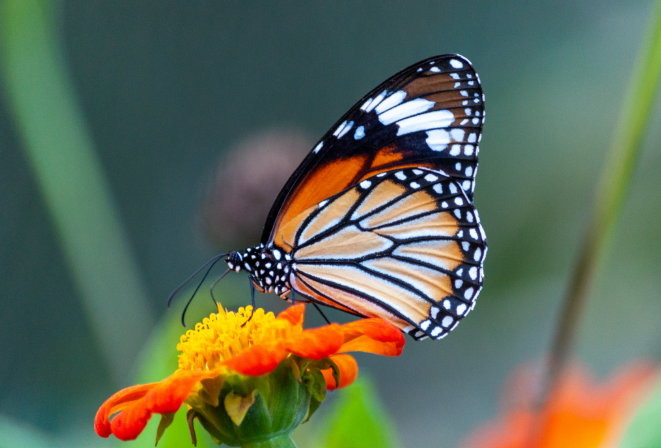
#> input picture lab/input 3.png, 661 x 448 px, given in place of input 3.jpg, which was not available
$ python canny_edge.py
#> lines starting #> are read from the running program, lines starting #| are printed output that depends on the picture; after the words box and inside, x2 and y2 are one past the last pixel; in counts of white or black regions, pixels touching at a corner belong together; pictures that were not available may be replaced by others from this repository, and a replacement may not be noted
import cv2

# Read the image
image = cv2.imread("input 3.jpg")
#> image is the input picture: shape (448, 661, 3); mean B, G, R 87.5, 106.2, 95.1

# Check if image is loaded
if image is None:
    print("Error: Image not found!")
    exit()

# Resize image to fit the screen
image = cv2.resize(image, (800, 550))
#> image: shape (550, 800, 3)

# Convert image to grayscale
gray = cv2.cvtColor(image, cv2.COLOR_BGR2GRAY)
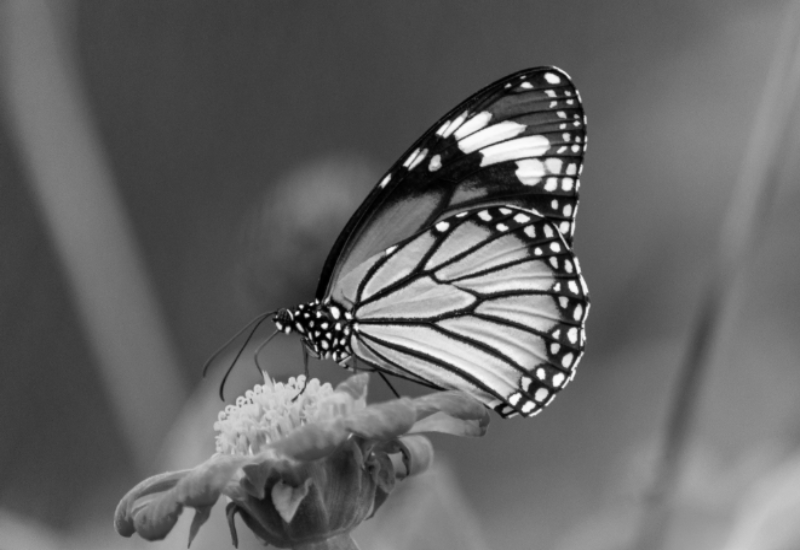
#> gray: shape (550, 800); min 0, max 252, mean 100.6

# Apply Canny edge detection
edges = cv2.Canny(gray, 100, 200)
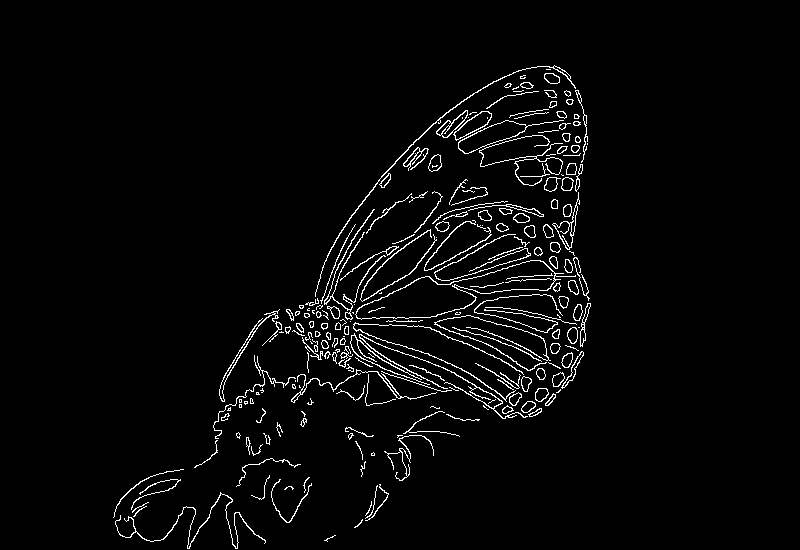
#> edges: shape (550, 800); 3.1% white in thin lines or dots, all inside (x1, y1, x2, y2) = (113, 65, 591, 549)

# Display original image
cv2.imshow("Original Butterfly Image", image)

# Display outline/edges
cv2.imshow("Canny Edge Detection", edges)

# Save the outline image
cv2.imwrite("canny_output.jpg", edges)

# Wait for a key press
cv2.waitKey(0)

# Close all windows
cv2.destroyAllWindows()

$ run again, with lab/180 Degree Clockwise Rotation11.png copied over lab/input 3.png
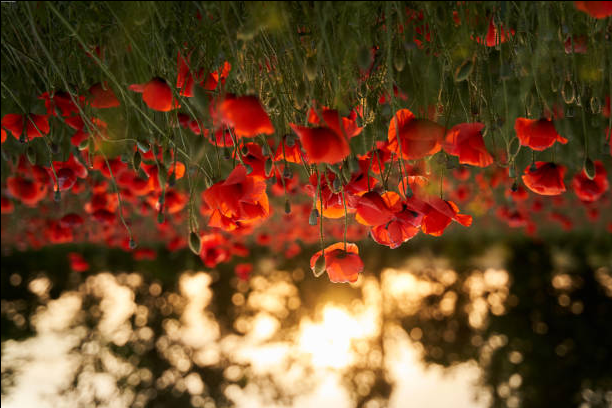
#> input picture lab/180 Degree Clockwise Rotation11.png, 612 x 408 px, given in place of input 3.jpg, which was not available
#> image is the input picture: shape (408, 612, 3); mean B, G, R 41, 72.6, 110
#> image: shape (550, 800, 3)
#> `gray = cv2.cvtColor(image, cv2.COLOR_BGR2GRAY)`:
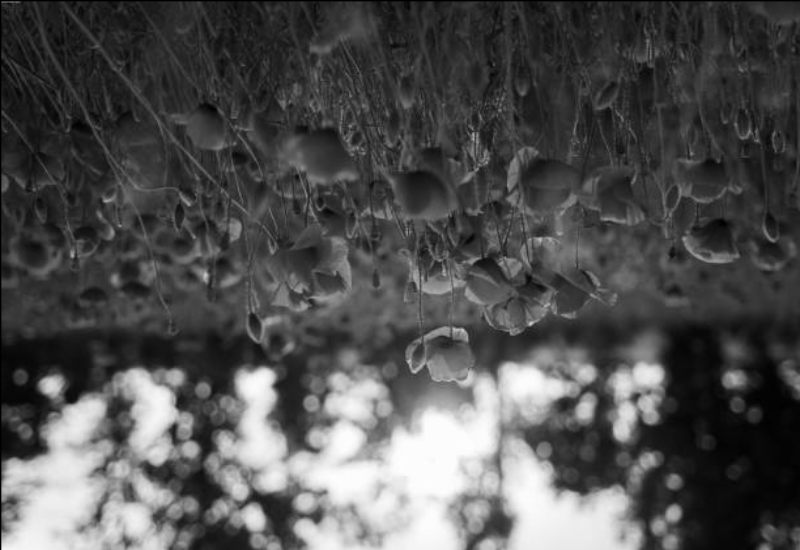
#> gray: shape (550, 800); min 0, max 255, mean 80.1
#> `edges = cv2.Canny(gray, 100, 200)`:
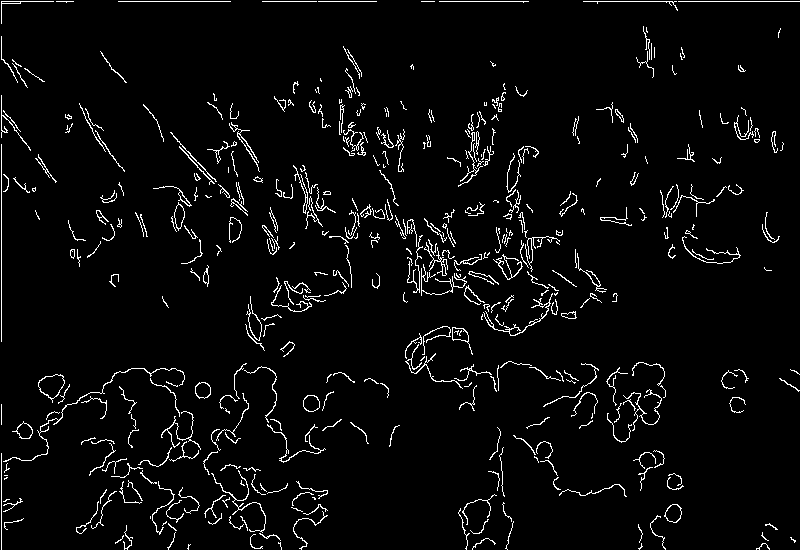
#> edges: shape (550, 800); 3.9% white in thin lines or dots

$ run again, with lab/270 Degree Clockwise Rotation12.png copied over lab/input 3.png
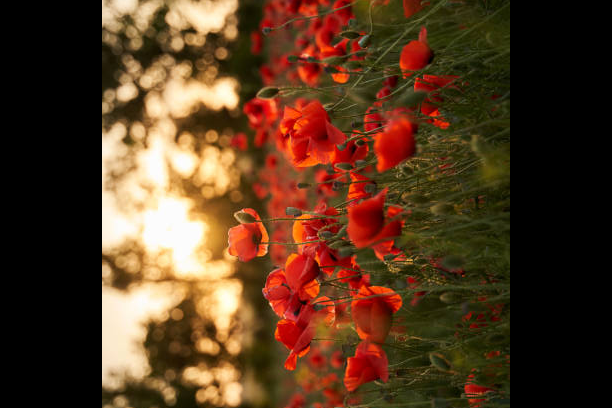
#> input picture lab/270 Degree Clockwise Rotation12.png, 612 x 408 px, given in place of input 3.jpg, which was not available
#> image is the input picture: shape (408, 612, 3); mean B, G, R 31.8, 55.6, 85
#> image: shape (550, 800, 3)
#> `gray = cv2.cvtColor(image, cv2.COLOR_BGR2GRAY)`:
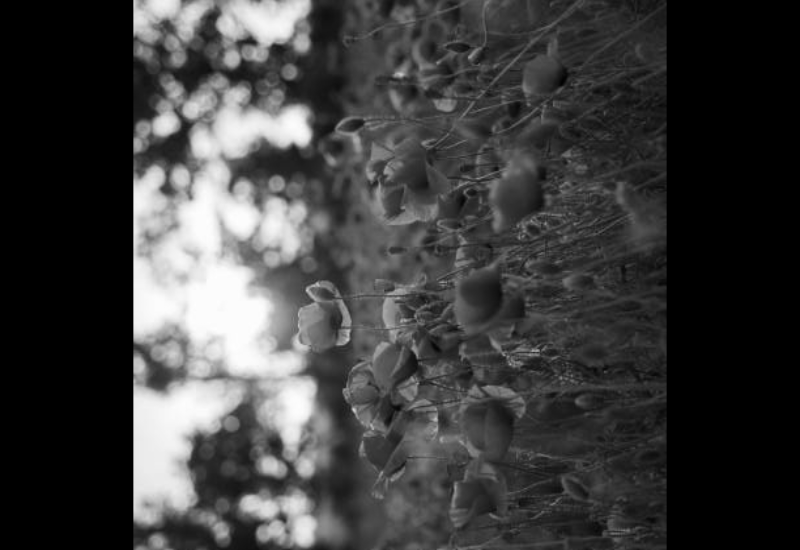
#> gray: shape (550, 800); min 0, max 254, mean 61.6
#> `edges = cv2.Canny(gray, 100, 200)`:
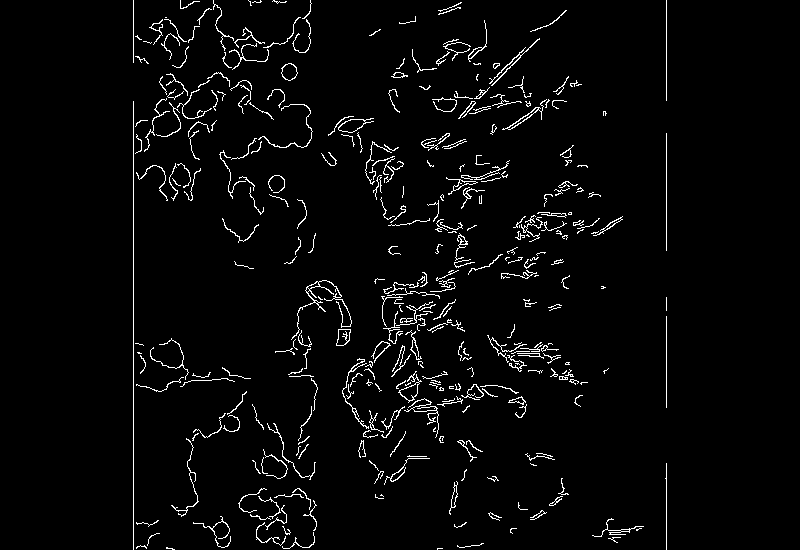
#> edges: shape (550, 800); 3.2% white in thin lines or dots, all inside (x1, y1, x2, y2) = (133, 0, 667, 550)
